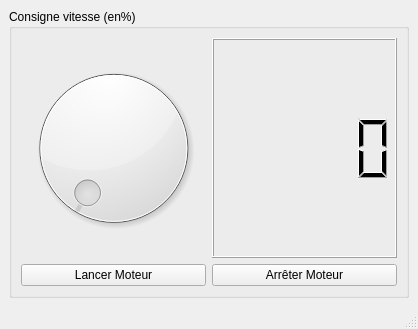
<?xml version="1.0" encoding="UTF-8"?>
<ui version="4.0">
 <class>Equilibreuse</class>
 <widget class="QMainWindow" name="Equilibreuse">
  <property name="geometry">
   <rect>
    <x>0</x>
    <y>0</y>
    <width>418</width>
    <height>329</height>
   </rect>
  </property>
  <property name="windowTitle">
   <string>Equilibreuse</string>
  </property>
  <widget class="QWidget" name="centralwidget">
   <layout class="QGridLayout" name="gridLayout">
    <item row="0" column="0">
     <widget class="QGroupBox" name="groupBox">
      <property name="title">
       <string>Consigne vitesse (en%)</string>
      </property>
      <layout class="QGridLayout" name="gridLayout_2">
       <item row="0" column="0">
        <layout class="QVBoxLayout" name="verticalLayout">
         <item>
          <layout class="QHBoxLayout" name="horizontalLayout">
           <item>
            <widget class="QDial" name="dial_ConsigneVitesse">
             <property name="maximum">
              <number>100</number>
             </property>
            </widget>
           </item>
           <item>
            <widget class="QLCDNumber" name="lcdNumber_consigne"/>
           </item>
          </layout>
         </item>
         <item>
          <layout class="QHBoxLayout" name="horizontalLayout_2">
           <item>
            <widget class="QPushButton" name="pushButton_Lancer">
             <property name="text">
              <string>Lancer Moteur</string>
             </property>
            </widget>
           </item>
           <item>
            <widget class="QPushButton" name="pushButton_Arreter">
             <property name="text">
              <string>Arrêter Moteur</string>
             </property>
            </widget>
           </item>
          </layout>
         </item>
        </layout>
       </item>
      </layout>
     </widget>
    </item>
   </layout>
  </widget>
  <widget class="QMenuBar" name="menubar">
   <property name="geometry">
    <rect>
     <x>0</x>
     <y>0</y>
     <width>418</width>
     <height>20</height>
    </rect>
   </property>
  </widget>
  <widget class="QStatusBar" name="statusbar"/>
 </widget>
 <resources/>
 <connections>
  <connection>
   <sender>dial_ConsigneVitesse</sender>
   <signal>valueChanged(int)</signal>
   <receiver>lcdNumber_consigne</receiver>
   <slot>display(int)</slot>
   <hints>
    <hint type="sourcelabel">
     <x>104</x>
     <y>129</y>
    </hint>
    <hint type="destinationlabel">
     <x>228</x>
     <y>128</y>
    </hint>
   </hints>
  </connection>
 </connections>
</ui>
